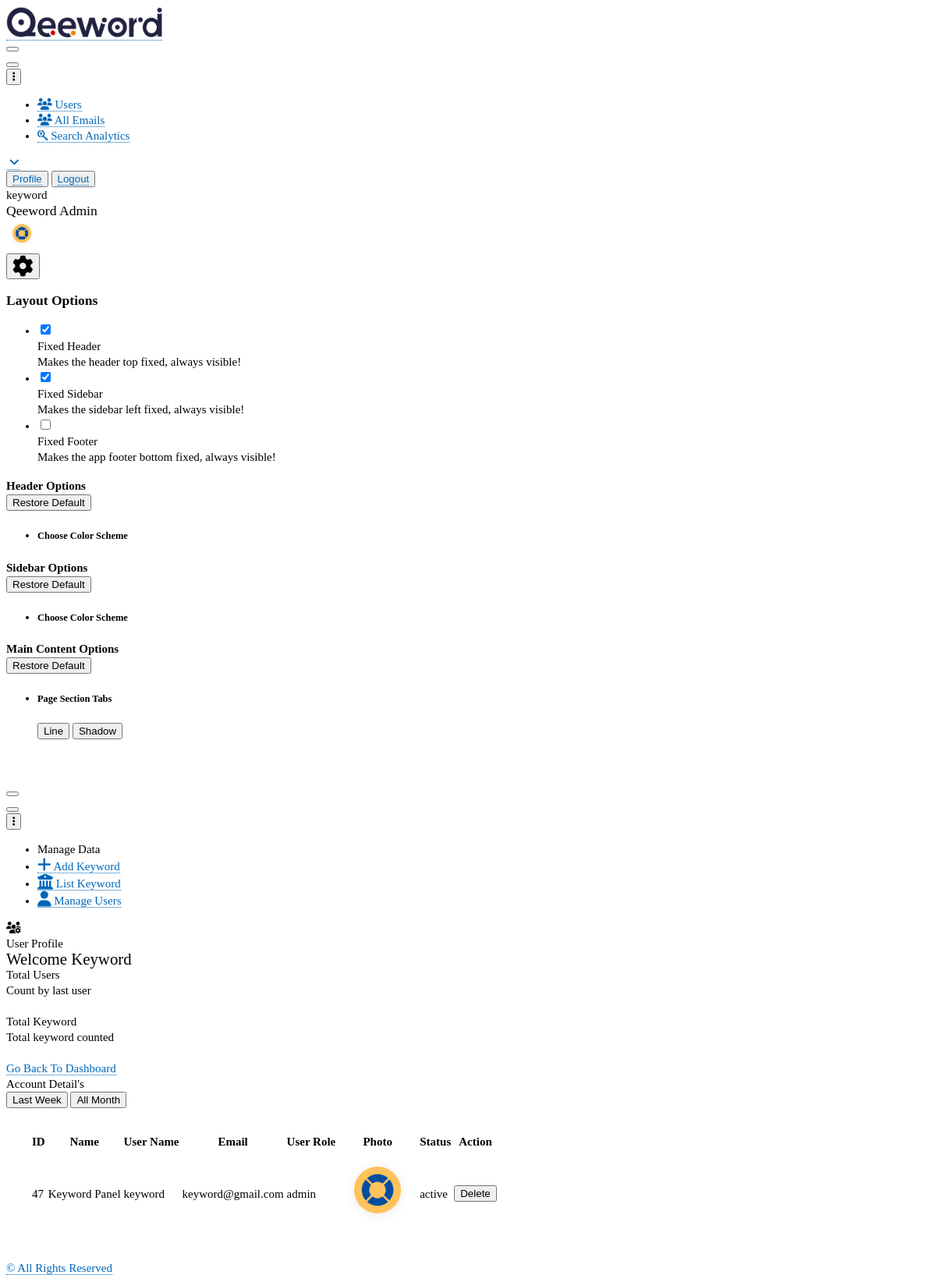
Screenshot of /panel.qeeword.com/admin/assets/useraccount.php (signed in) with the database file from the repository.
### tables this page shows
CREATE TABLE `user_table` (
  `id` int(50) NOT NULL,
  `first_name` text NOT NULL,
  `last_name` text NOT NULL,
  `username` varchar(120) NOT NULL,
  `user_email` varchar(255) NOT NULL,
  `password` varchar(50) NOT NULL,
  `user_role` varchar(50) NOT NULL,
  `photo` varbinary(250) NOT NULL,
  `status` varchar(255) NOT NULL,
  `time` timestamp(6) NOT NULL DEFAULT current_timestamp(6) ON UPDATE current_timestamp(6),
  `reset_token` varchar(255) NOT NULL,
  `reset_expiration` datetime(6) DEFAULT NULL
);

### panel.qeeword.com/admin/assets/useraccount.php (the view, shortened to what the rows shown need)
<?php include ("session.php");
?>
<!doctype html>
<html lang="en">
<head>
<link href="https://demo.dashboardpack.com/architectui-html-free/main.css" rel="stylesheet">
<link rel="stylesheet" href="https://cdnjs.cloudflare.com/ajax/libs/font-awesome/6.2.0/css/all.min.css" />
<link href="../css/style2.css" rel="stylesheet"/>
</head>
<body>
    <div class="app-container app-theme-white body-tabs-shadow fixed-sidebar fixed-header">
        <div class="app-header header-shadow">
                <div class="app-header__content">
                <div class="app-header-right">
                    <div class="header-btn-lg pr-0">
                        <div class="widget-content p-0">
                            <div class="widget-content-wrapper">
                                <div class="widget-content-left  ml-3 header-user-info">
                                    <div class="widget-heading">
                                    <?php echo $login_session; ?>
                                    </div>
                                    <div class="widget-subheading">
                                        Qeeword <?php echo ucfirst($login_role); ?>
                                    </div>
                                </div>
                                <div class="widget-content-right header-user-info ml-3">
                                <span class="prfil-img"><img width="40" height="40" src="img/uploads/user_photo/<?php echo $user_photo; ?>" alt=""> </span>
                                </div>
                            </div>
                        </div>
                    </div>
                </div>
            </div>
        </div>
            <div class="app-main">
                <div class="app-main__outer">
                    <div class="app-main__inner">
                        <div class="app-page-title">
                            <div class="page-title-wrapper">
                                <div class="page-title-heading">
                                    <div>User Profile
                                        <div class="page-title-subheading">Welcome <?php echo ucfirst($login_session); ?>
                                        </div>
                                    </div>
                                </div>
                            </div>
                        </div>
                        <div class="row user-form">
                            <div class="col-md-12">
                                <div class="main-card mb-3 card">
                                    <div class="table-responsive">
                                        <table class="table">
                                            <thead>
                                                <tr>
                                                <th scope="col">ID</th>
                                                <th scope="col">Name</th>
                                                <th scope="col">User Name</th>
                                                <th scope="col">Email</th>
                                                <th scope="col">User Role</th>
                                                <th scope="col">Photo</th>
                                                <th scope="col">Status</th>
                                                <th scope="col">Action</th>
                                                </tr>
                                            </thead>
                                            <tbody>
                                            <?php
                                            include ('config.php');
                                            if(isset($_GET['id'])){
                                                 $fetch_user = "SELECT * FROM user_table WHERE id='{$_GET['id']}'";
                                            $user_query = mysqli_query($connect, $fetch_user);
                                            $count = mysqli_num_rows($user_query);
                                            if($count>0){
                                                while ($user_row = mysqli_fetch_assoc($user_query)){
                                                ?>
                                                <tr>
                                                <td><?php echo $user_row['id']; ?></td>
                                                <td><?php echo ucfirst($user_row['first_name'])." ".$user_row['last_name']; ?></td>
                                                <td><?php echo $user_row['username']; ?></td>
                                                <td><?php echo $user_row['user_email']; ?></td>
                                                <td><?php echo $user_row['user_role']; ?></td>
                                    <td class="user photo"><?php echo "<img width='100' height='100' src='img/uploads/user_photo/".$user_row['photo']."' >"; ?></td>
                                                <td><?php echo $user_row['status']; ?></td>
                                                <td> <a href="deleteops.php?id=<?php echo $user_row['id']; ?>" onclick="return confirm('Are you sure to delete?')"><button type="button" class="btn btn-warning">Delete</button></a> </td>
                                                </tr>
                                            <?php
                                                }
                                            }?>
                                            <?php
                                            }elseif(isset($login_session)){
                                            $fetch_user = "SELECT * FROM user_table WHERE username='{$login_session}'";
                                            $user_query = mysqli_query($connect, $fetch_user);
                                            $count = mysqli_num_rows($user_query);
                                            if($count>0){
                                                while ($user_row = mysqli_fetch_assoc($user_query)){
                                                ?>
                                                <tr>
                                                <td><?php echo $user_row['id']; ?></td>
                                                <td><?php echo ucfirst($user_row['first_name'])." ".$user_row['last_name']; ?></td>
                                                <td><?php echo $user_row['username']; ?></td>
                                                <td><?php echo $user_row['user_email']; ?></td>
                                                <td><?php echo $user_row['user_role']; ?></td>
                                    <td class="user photo"><?php echo "<img width='100' height='100' src='img/uploads/user_photo/".$user_row['photo']."' >"; ?></td>
                                                <td><?php echo $user_row['status']; ?></td>
                                                <td> <a href="deleteops.php?id=<?php echo $user_row['id']; ?>" onclick="return confirm('Are you sure to delete?')"><button type="button" class="btn btn-warning">Delete</button></a> </td>
                                                </tr>
                                            <?php
                                                }
                                            }
                                        }
                                            ?>
                                            </tbody>
                                        </table>
                                    </div>
                                </div>
                            </div>
                        </div>
                    </div>
                </div>
        </div>
    </div>
<script type="text/javascript" src="https://demo.dashboardpack.com/architectui-html-free/assets/scripts/main.js"></script></body>
</html>

### rows the page displays
user_table: username "keyword", user_role "Admin", photo (picture), username "Keyword", id "47", first_name "Keyword", last_name "Panel", user_email "keyword@gmail.com", user_role "admin", status "active"
